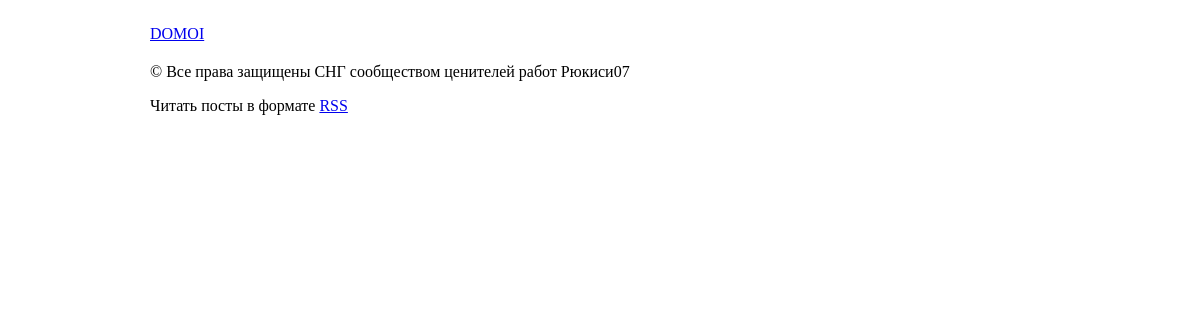
/tag/internal, run on an earlier commit of the app's database.
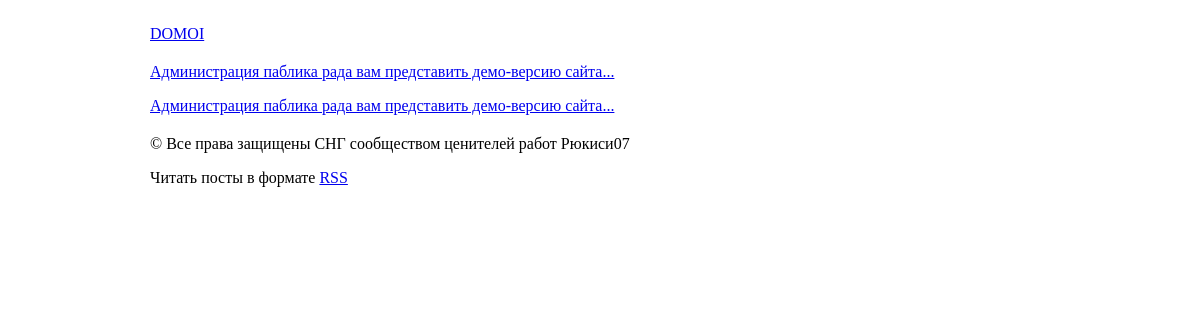
And on a later commit of the database.
### db.py (models this page shows)
class BaseModel(Model):
    class Meta:
        database = database

class Tags(BaseModel):
    id = AutoField(unique=True)
    vk_id = ForeignKeyField(Post, backref='tags')
    name = CharField()

class Post(BaseModel):
    id = AutoField(unique=True)
    date = DateField()
    owner_id = IntegerField()
    vk_id = IntegerField()
    title = CharField()
    text = TextField()

### app.py (the view)
@app.route('/tag/<tag>')
def get_tag(tag):
    titles = (Tags
         .select(Tags, Post)
         .join(Post, on=(Post.vk_id == Tags.vk_id))
         .where(Tags.name==tag))
    return render_template('tag.html', titles=titles)

### templates/tag.html (shortened to what this page needs)
{% extends "base.html" %}
{% block content %}
    {% for title in titles %}
    <p> <a href="/post/{{ title.vk_id.vk_id }}"> {{ title.vk_id.title }} </a> </p>
    {% endfor %}
{% endblock %}

What changed in the data, as far as the page shows it:
now on this page (row edited): Tags: vk_id "Администрация паблика рада вам представить демо-версию сайта..."
now on this page (row edited): Tags: vk_id "Администрация паблика рада вам представить демо-версию сайта..."
